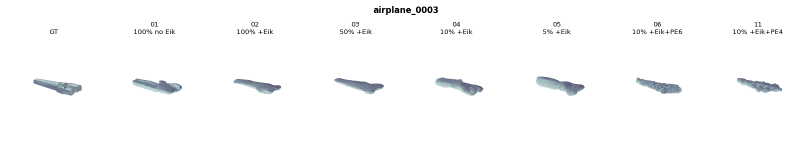
#> input picture experiments/figures/per_shape_comparisons/airplane_0003.png, 1623 x 281 px (shown at 1/2 size)
$ python stitch_strip_pdfs.py
#> lines starting #> are read from the running program, lines starting #| are printed output that depends on the picture
#!/usr/bin/env python3
"""Stitch existing per-shape PNG strips into a multi-page PDF per category.

Each page contains rows_per_page PNG strips stacked vertically. The strips
are loaded as images and embedded as raster -- no matplotlib re-render, so
the PDFs are O(strips_size) rather than O(triangles).
"""

from __future__ import annotations

import argparse
from pathlib import Path

from PIL import Image


ROOT = Path(__file__).resolve().parents[1]
EXP_DIR = ROOT / "experiments"
FIG_DIR = EXP_DIR / "figures"
STRIP_DIR = FIG_DIR / "per_shape_comparisons"
CATEGORIES = ["airplane", "chair", "table"]


def main() -> None:
    p = argparse.ArgumentParser()
    p.add_argument("--rows_per_page", type=int, default=6)
    args = p.parse_args()

    if not STRIP_DIR.exists():
        raise SystemExit(f"No strip dir at {STRIP_DIR}")

    by_cat: dict[str, list[Path]] = {c: [] for c in CATEGORIES}
    for p in sorted(STRIP_DIR.glob("*.png")):
        cat = p.stem.split("_")[0]
        if cat in by_cat:
            by_cat[cat].append(p)

    for cat, paths in by_cat.items():
        if not paths:
            continue
        pages: list[Image.Image] = []
        for start in range(0, len(paths), args.rows_per_page):
            chunk = paths[start:start + args.rows_per_page]
            imgs = [Image.open(p).convert("RGB") for p in chunk]
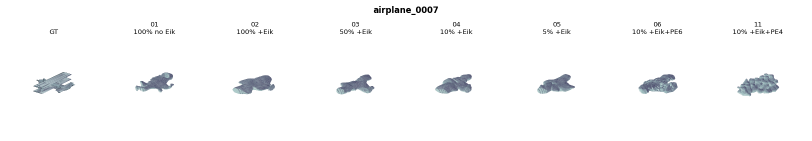
#> input picture experiments/figures/per_shape_comparisons/airplane_0007.png, 1623 x 281 px (shown at 1/2 size)
#> imgs = 2 items
            w = max(im.width for im in imgs)
#> w = 1623
            h = sum(im.height for im in imgs)
#> h = 562
            page = Image.new("RGB", (w, h), "white")
#> page: PIL image 1623x562 RGB; every value is 255
            y = 0
            for im in imgs:
                page.paste(im, ((w - im.width) // 2, y))
                y += im.height
#> this loop made 2 passes
#> y on passes 1 to 2: 281, 562
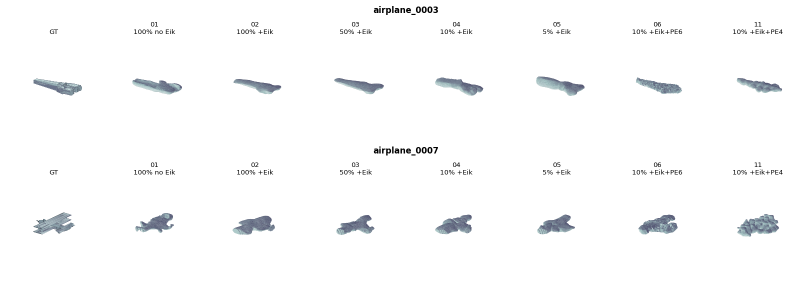
#> page: PIL image 1623x562 RGB (shown at 1/2 size); mean R, G, B 249.7, 250.1, 250.6
#> after the loop, y = 562
            pages.append(page)

        out = FIG_DIR / f"comparison_{cat}.pdf"
        first, rest = pages[0], pages[1:]
#> rest = []
        first.save(out, save_all=True, append_images=rest, format="PDF")
#> (the run stopped early here; a loop or call above may not have finished)
